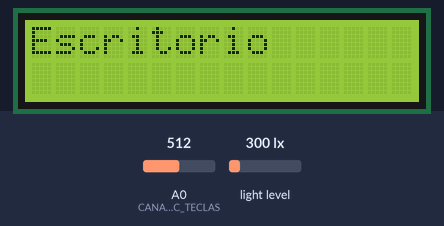
The sketch below on a simulated Arduino Uno, built with avr-gcc and run on an emulated ATmega328P. Parts: 16×2 character LCD. The test bench sets the inputs (shaded band); at power-on: light level 300 lx, A0 (CANAL_ADC_TECLAS) = 512.

Above: at 0.3 s.
1.3 s: light level set to 1020 lx
At 2.08 s:
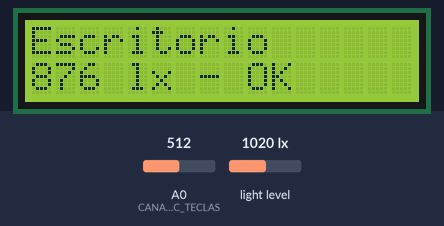
4.3 s: A0 (CANAL_ADC_TECLAS) set to 55
6.3 s: A0 (CANAL_ADC_TECLAS) set to 44
At 7.5 s:
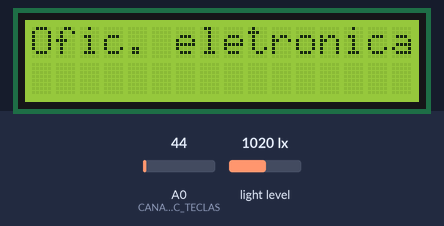
9.3 s: light level set to 40 lx
At 9.76 s:
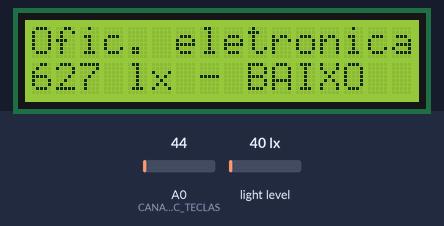
11.3 s: light level set to 500 lx
At 11.68 s:
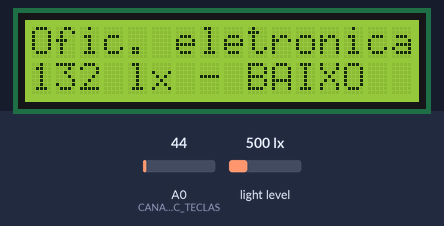
13.2 s: A0 (CANAL_ADC_TECLAS) set to 60
At 14.56 s:
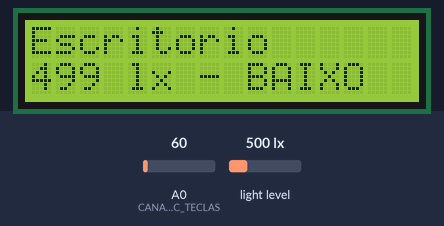
Timing chart, 0 to 16.2 s (numbered marks = the images above; inputs shaded):
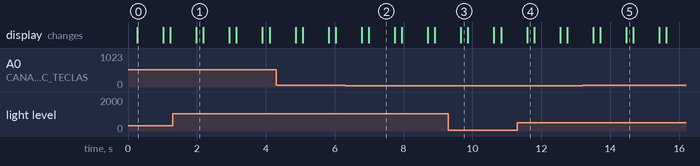

The sketch:

testScriptForBh1750.ino
```cpp
/* Projeto: leitor de lux para dois ambientes distintos (escritório e oficina eletrônica
* Este projeto considera os valores de lunosidade da NBR5413.
*
* Links importantes:
* - Link para biblioteca do sensor de Lux BJ1750: https://github.com/claws/BH1750
*/

// Project taken from: https://create.arduino.cc/projecthub/franciscomoreirapcb/light-meter-with-arduino-73b5b2

#include <LiquidCrystal.h>
#include <Wire.h>
#include <BH1750.h>

/* Definições gerais */
#define NUMERO_MEDICOES_SENSOR_LUX 5

/* Definições - teclas */
#define CANAL_ADC_TECLAS 0
#define TECLA_NENHUMA 0
#define TECLA_LEFT 1
#define TECLA_RIGHT 2
#define TEMPO_DEBOUNCE 200 //ms

/* Definições - display */
#define DISPLAY_NUM_COLUNAS 16
#define DISPLAY_NUM_LINHAS 2
#define TEMPO_MIN_ENTRE_MEDIDAS_SENSOR_LUX 150 //ms
#define DISPLAY_LINHA_EM_BRANCO " "

/* Definições - limites de luminosidade */
#define ESCRITORIO_LIMITE_SUPERIOR 1000 //lux
#define ESCRITORIO_LIMITE_INFERIOR 500 //lux
#define OFICINA_ELETRONICA_LIMITE_SUPERIOR 5000 //lux
#define OFICINA_ELETRONICA_LIMITE_INFERIOR 2000 //lux

/* Objetos e variáveis globais */
BH1750 medidor_lux;
uint16_t lux_medido;
char tecla_lida_primeira_vez = TECLA_NENHUMA;
char tecla_lida_segunda_vez = TECLA_NENHUMA;
char ultima_tecla_lida = TECLA_NENHUMA;
char lcd_linha2[16] = {0};

/* Inicializa objeto do display LCD com
os GPIOs utilizados pelo shield para tal fim */
LiquidCrystal lcd(8, 9, 4, 5, 6, 7);

/* Protótipos de funções */
char leitura_teclado(void);
int media_leituras_sensor_lux(void);
void formata_linha_e_classifica(char * linha_lcd, uint16_t lux_medido, uint16_t limite_superior, uint16_t limite_inferior);

/* Função: le teclas right e left
* Parâmetros: nenhum
* Retorno: tecla lida
*/
char leitura_teclado(void)
{
int leitura_adc = 0;
char tecla_lida = TECLA_NENHUMA;

/* A leitura do teclado no shield LCD + Keypad é feito com base em leitura
analógica. Ou seja, cada tecla pressionada vai provocar um nível de
tensão direfente no ADC (no canal definido por CANAL_ADC_TECLAS), permitindo
assim distinguir entre as teclas presentes.
Este projeto utiliza somente duas das 6 teclas presentes: left e right.
*/

leitura_adc = analogRead(CANAL_ADC_TECLAS);

if (leitura_adc < 50)
{
tecla_lida = TECLA_RIGHT;
}

else

{
if (leitura_adc < 650)
tecla_lida = TECLA_LEFT;
}

return tecla_lida;

}

/* Função: formata linha de LCD com medição (lux) e classificação
* Parâmetros: nenhum
* Retorno: tecla lida
*/

void formata_linha_e_classifica(char * linha_lcd, uint16_t lux_medido, uint16_t limite_superior, uint16_t limite_inferior)
{

memset(linha_lcd, ' ', DISPLAY_NUM_COLUNAS);

if ( (lux_medido >= limite_inferior) && (lux_medido <= limite_superior) )
sprintf(linha_lcd, "%d lx - OK", lux_medido);
else

{
if (lux_medido > limite_superior)
sprintf(linha_lcd, "%d lx - ALTO", lux_medido);
if (lux_medido < limite_inferior)
sprintf(linha_lcd, "%d lx - BAIXO", lux_medido);
}

}

int media_leituras_sensor_lux(void)
{

int i;
long int soma_lux = 0;
long int media = 0;
for (i=0; i<NUMERO_MEDICOES_SENSOR_LUX; i++)
{
soma_lux = soma_lux + medidor_lux.readLightLevel();
delay(TEMPO_MIN_ENTRE_MEDIDAS_SENSOR_LUX);
}

media = soma_lux / NUMERO_MEDICOES_SENSOR_LUX;
return (int)media;
}

void setup()
{

/* Configura e escreve mensagem inicial no display LCD */
lcd.begin(DISPLAY_NUM_COLUNAS, DISPLAY_NUM_LINHAS);
lcd.setCursor(0,0);
lcd.print(" Escolha o");
lcd.setCursor(0,1);
lcd.print("ambiente (L/R)");
/* Inicializa o BH1750 (medidor de lux) */

Wire.begin();

medidor_lux.begin();
}

void loop()
{

int media_lux;

/* Faz leitura do teclado com debounce */
tecla_lida_primeira_vez = leitura_teclado();

if (tecla_lida_primeira_vez != TECLA_NENHUMA)
{
/* confirma a leitura */
delay(TEMPO_DEBOUNCE);
tecla_lida_segunda_vez = leitura_teclado();

if (tecla_lida_primeira_vez == tecla_lida_segunda_vez)
{
/* Tecla confirmada */
ultima_tecla_lida = tecla_lida_primeira_vez;
lcd.clear();
}

}

/* Se houve alguma tecla lida, executa a ação correspondente */
switch (ultima_tecla_lida)
{
case TECLA_LEFT:
lcd.setCursor(0,0);
lcd.print("Escritorio");
media_lux = media_leituras_sensor_lux();
formata_linha_e_classifica(lcd_linha2,
media_lux,
ESCRITORIO_LIMITE_SUPERIOR,
ESCRITORIO_LIMITE_INFERIOR);
lcd.setCursor(0,1);
lcd.print(DISPLAY_LINHA_EM_BRANCO);
lcd.setCursor(0,1);
lcd.print(lcd_linha2);
break;
case TECLA_RIGHT:
lcd.setCursor(0,0);
lcd.print("Ofic. eletronica");
media_lux = media_leituras_sensor_lux();
formata_linha_e_classifica(lcd_linha2,
media_lux,
OFICINA_ELETRONICA_LIMITE_SUPERIOR,
OFICINA_ELETRONICA_LIMITE_INFERIOR);
lcd.setCursor(0,1);
lcd.print(DISPLAY_LINHA_EM_BRANCO);
lcd.setCursor(0,1);
lcd.print(lcd_linha2);
break;
default:
break;
}

}
```

Measured:
- the behaviour switches between 50 and 49 on A0 (CANAL_ADC_TECLAS) (found by bisection; images 1 and 2)
- after the input at 1.3 s, the display: changes after 0.69 s (image 1)
- after the input at 6.3 s, the display: first differs from a run without the input after 0.69 s (image 2)
- after the input at 9.3 s, the display: changes after 0.37 s (image 3)
- after the input at 11.3 s, the display: changes after 0.29 s (image 4)
- after the input at 13.2 s, the display: first differs from a run without the input after 0.51 s (image 5 shows a later state)
- what the display in image 0 shows lasts 0.7 s, from 0.3 s to 1.0 s
